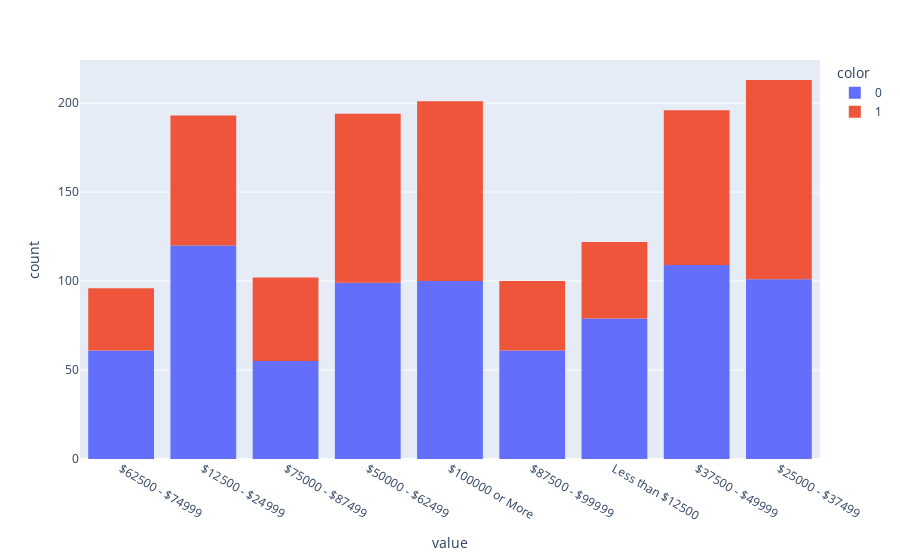

Notebook cell for this chart:
### Code cell
px.histogram(hrd['income'], color = hrd['Y'])

### Figure 1 — Plotly figure (JSON) as saved in the notebook; plotly's stock layout.template omitted (floating-point values rounded to 4 significant figures; data arrays with more than 128 entries replaced by an {"elided": "..."} marker saying what was removed)
{"data": [{"alignmentgroup": "True", "bingroup": "x", "hovertemplate": "color=0<br>value=%{x}<br>count=%{y}<extra></extra>", "legendgroup": "0", "marker": {"color": "#636efa", "pattern": {"shape": ""}}, "name": "0", "offsetgroup": "0", "orientation": "v", "showlegend": true, "type": "histogram", "x": {"elided": "785 str values"}, "xaxis": "x", "yaxis": "y"}, {"alignmentgroup": "True", "bingroup": "x", "hovertemplate": "color=1<br>value=%{x}<br>count=%{y}<extra></extra>", "legendgroup": "1", "marker": {"color": "#EF553B", "pattern": {"shape": ""}}, "name": "1", "offsetgroup": "1", "orientation": "v", "showlegend": true, "type": "histogram", "x": {"elided": "632 str values"}, "xaxis": "x", "yaxis": "y"}], "layout": {"barmode": "relative", "legend": {"title": {"text": "color"}, "tracegroupgap": 0}, "margin": {"t": 60}, "xaxis": {"anchor": "y", "domain": [0, 1], "title": {"text": "value"}}, "yaxis": {"anchor": "x", "domain": [0, 1], "title": {"text": "count"}}}}
